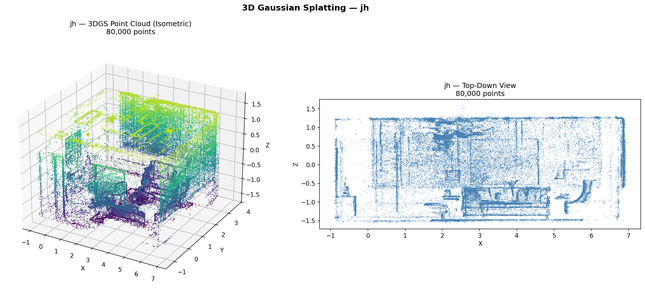
#> input picture GSS-RESEARCH/GSS-PT/260309/best_results/jh_gaussians.png, 645 x 295 px, shrunk from 2265 x 1036 before the run
$ python _visualize_pipeline_flow.py
#> lines starting #> are read from the running program, lines starting #| are printed output that depends on the picture
"""Create pipeline flow comparison: 3DGS -> Planes -> BIM for each best scene.
One row per scene, 3 columns: raw pointcloud | planes (topdown) | BIM (isometric)
"""
import matplotlib.pyplot as plt
import matplotlib.image as mpimg
from pathlib import Path

OUT = Path(__file__).resolve().parent.parent / "GSS-RESEARCH" / "GSS-PT" / "260309" / "best_results"
SCENES = ["jh", "drjohnson", "playroom", "synthetic_L"]

fig, axes = plt.subplots(4, 3, figsize=(24, 28))
fig.suptitle("GSS Pipeline: 3DGS Point Cloud → Plane Extraction → BIM Model",
             fontsize=20, fontweight="bold", y=0.98)

col_titles = ["1. 3DGS Point Cloud", "2. Plane Extraction (s06b)", "3. BIM Model (IFC)"]
for j, title in enumerate(col_titles):
    axes[0, j].set_title(title, fontsize=16, fontweight="bold", pad=15)

for i, scene in enumerate(SCENES):
    # Column 1: Gaussian point cloud
    gauss_img = OUT / f"{scene}_gaussians.png"
    if gauss_img.exists():
        img = mpimg.imread(str(gauss_img))
#> img is the input picture: shape (295, 645, 4) float32; mean R, G, B, A 0.913, 0.936, 0.939, 1
        axes[i, 0].imshow(img)
    axes[i, 0].set_ylabel(scene, fontsize=14, fontweight="bold", rotation=0, labelpad=60)
    axes[i, 0].set_xticks([])
    axes[i, 0].set_yticks([])

    # Column 2: Planes topdown (regularized)
    planes_img = OUT / f"{scene}_planes_isometric.png"
    if planes_img.exists():
        img = mpimg.imread(str(planes_img))
        axes[i, 1].imshow(img)
    axes[i, 1].set_xticks([])
    axes[i, 1].set_yticks([])

    # Column 3: BIM isometric (IFC)
    bim_img = OUT / f"{scene}_bim_isometric.png"
    if not bim_img.exists():
        bim_img = OUT / f"{scene}_ifc_isometric.png"
    if bim_img.exists():
        img = mpimg.imread(str(bim_img))
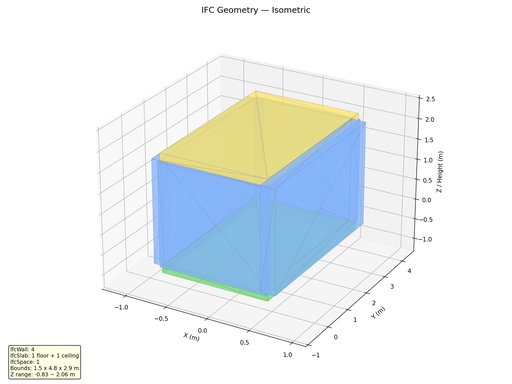
#> input picture GSS-RESEARCH/GSS-PT/260309/best_results/jh_ifc_isometric.png, 512 x 384 px, shrunk from 1800 x 1350 before the run
#> img is the input picture: shape (384, 512, 4) float32; mean R, G, B, A 0.92, 0.941, 0.949, 1
        axes[i, 2].imshow(img)
    axes[i, 2].set_xticks([])
    axes[i, 2].set_yticks([])

# Add arrows between columns
for i in range(4):
    for j in range(2):
        # Get position between columns
        pos1 = axes[i, j].get_position()
        pos2 = axes[i, j + 1].get_position()
        arrow_x = (pos1.x1 + pos2.x0) / 2
        arrow_y = (pos1.y0 + pos1.y1) / 2
        fig.text(arrow_x, arrow_y, "→", fontsize=30, ha="center", va="center",
                 fontweight="bold", color="#2196F3")

fig.tight_layout(rect=[0.05, 0, 1, 0.96])
out_path = OUT / "pipeline_flow_comparison.png"
fig.savefig(out_path, dpi=120, bbox_inches="tight", facecolor="white")
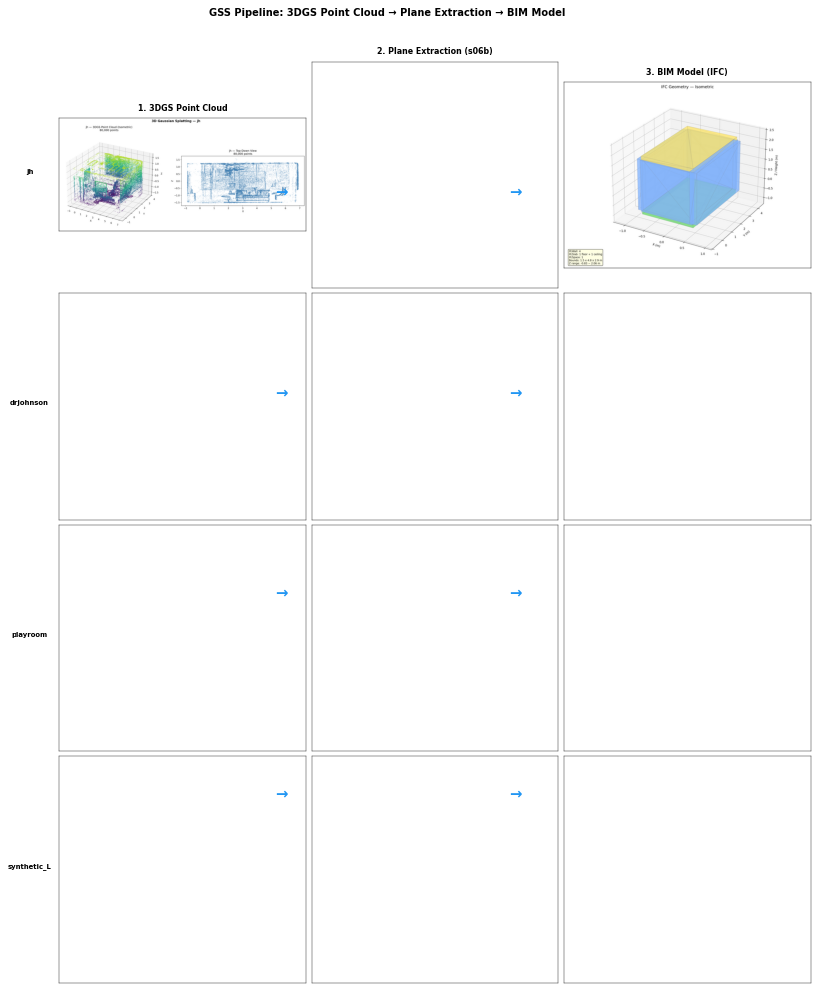
#> figure drawn by matplotlib, 2 panels
plt.close(fig)
print(f"Saved: {out_path}")

# Also make a single-scene detailed version for jh
fig2, axes2 = plt.subplots(1, 3, figsize=(24, 7))
fig2.suptitle("GSS Pipeline Flow — JH Dataset (Best Result)",
              fontsize=16, fontweight="bold")

for j, (title, fname) in enumerate([
    ("1. 3DGS Point Cloud\n80,000 gaussians", "jh_gaussians.png"),
    ("2. Regularized Planes\n4 walls, 1 floor, 1 ceiling", "jh_planes_isometric.png"),
    ("3. IFC BIM Model\n4W 1F 1C 1S", "jh_ifc_isometric.png"),
]):
    img_path = OUT / fname
    if img_path.exists():
        img = mpimg.imread(str(img_path))
        axes2[j].imshow(img)
    axes2[j].set_title(title, fontsize=13, fontweight="bold")
    axes2[j].set_xticks([])
    axes2[j].set_yticks([])

fig2.tight_layout()
out2 = OUT / "jh_pipeline_flow.png"
fig2.savefig(out2, dpi=150, bbox_inches="tight", facecolor="white")
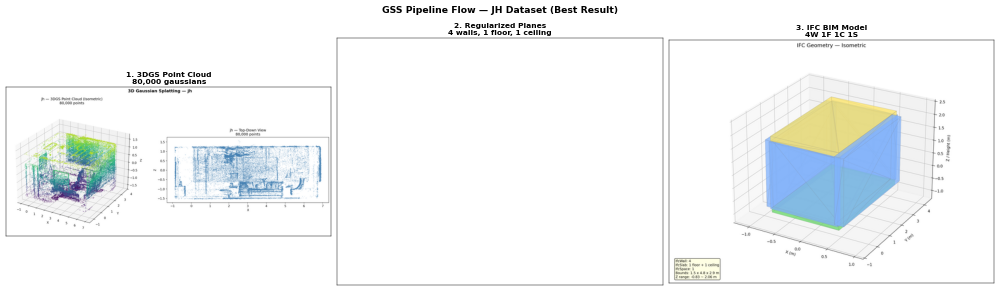
#> figure drawn by matplotlib, 2 panels
plt.close(fig2)
print(f"Saved: {out2}")
